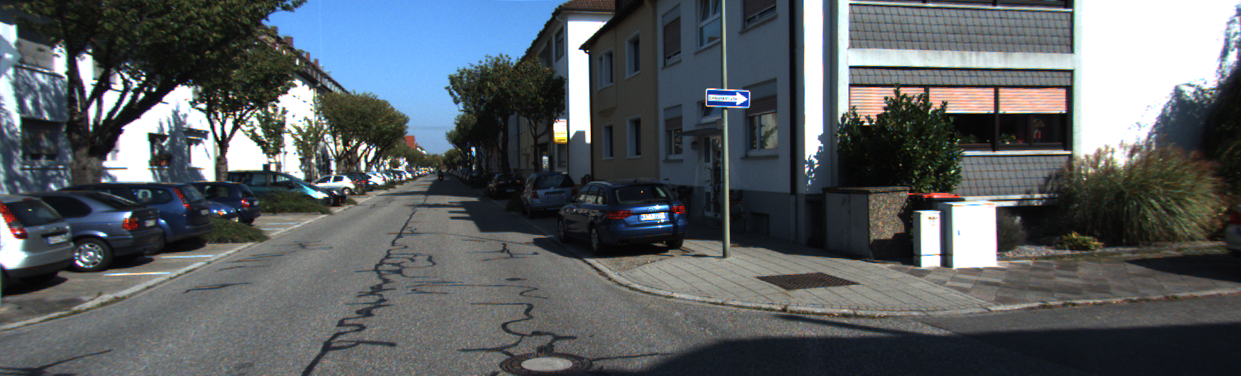
//> input picture ceres_tutorial/homography/000100.png, 1241 x 376 px
$ ./covisivility   (built with g++ and OpenCV 4)
//> lines starting //> are read from the running program, lines starting //| are printed output that depends on the picture
#include <opencv2/opencv.hpp>

#include <stdio.h>
#include <iostream>

using namespace cv;
using namespace std;

// ORB를 사용하여 feature 추출
void extract(const Mat& img, Mat&des, vector<KeyPoint>& kp)
{
  const static auto& orb = ORB::create();
  orb->detectAndCompute(img,noArray(),kp,des); // no mask
}

int main(int argc, char** argv )
{
  // termenal에서 실행파일 이름이 argv[0]를 점유함
    Mat frames[11] = {
      imread("../000100.png",IMREAD_GRAYSCALE),
      imread("../000101.png",IMREAD_GRAYSCALE),
      imread("../000102.png",IMREAD_GRAYSCALE),
      imread("../000103.png",IMREAD_GRAYSCALE),
      imread("../000104.png",IMREAD_GRAYSCALE),
      imread("../000105.png",IMREAD_GRAYSCALE),
      imread("../000106.png",IMREAD_GRAYSCALE),
      imread("../000107.png",IMREAD_GRAYSCALE),
      imread("../000108.png",IMREAD_GRAYSCALE),
      imread("../000109.png",IMREAD_GRAYSCALE),
      imread("../000110.png",IMREAD_GRAYSCALE)
    };
//> 000101.png cannot be read in this run, so this picture is empty
//> 000102.png cannot be read in this run, so this picture is empty
//> 000103.png cannot be read in this run, so this picture is empty
//> 000104.png cannot be read in this run, so this picture is empty
//> 000105.png cannot be read in this run, so this picture is empty
//> 000106.png cannot be read in this run, so this picture is empty
//> 000107.png cannot be read in this run, so this picture is empty
//> 000108.png cannot be read in this run, so this picture is empty
//> 000109.png cannot be read in this run, so this picture is empty
//> 000110.png cannot be read in this run, so this picture is empty
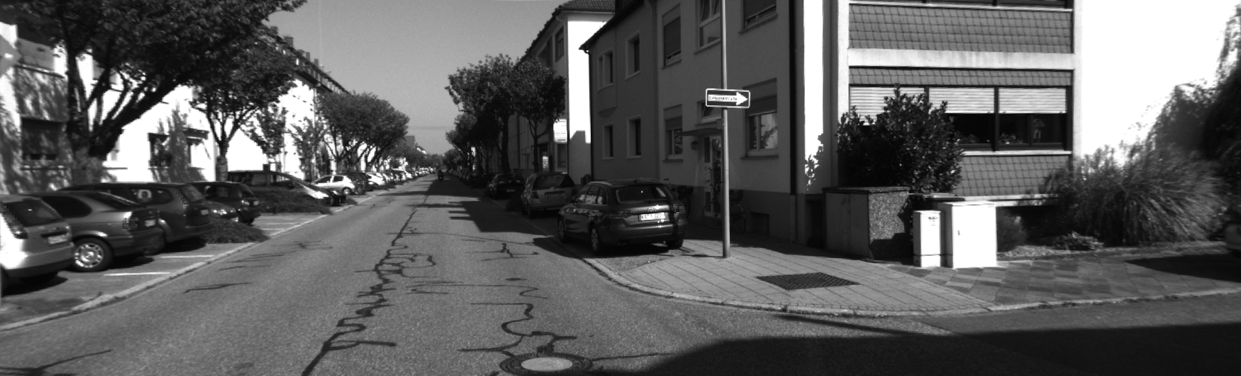
//> frames[0]: 376 rows x 1241 cols, CV_8UC1; min 3, max 255, mean 93.4
    Mat descriptors[11], Results[11], perspective[11];
    std::vector<vector<KeyPoint>> kps(11);
    Ptr<DescriptorMatcher> Match_ORB = BFMatcher::create(NORM_HAMMING2);

    extract(frames[0], descriptors[0], kps[0]);
//> in extract, `orb->detectAndCompute(img,noArray(),kp,des);`: kp = 500 keypoints; strongest (x, y, size): (580, 48, 31), (928, 211, 111.1), (744, 98, 37.2), (204, 106, 31)
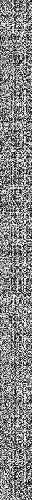
//> descriptors[0]: 500 rows x 32 cols, CV_8UC1; min 0, max 255, mean 133.3
    for(int i = 1; i < 11; i++){
      std::vector<vector<DMatch>> matches;
      extract(frames[i], descriptors[i], kps[i]);

      // 배열 간의 Hamming 거리를 계산합니다.
//> (the run ends here: the program stops with an error, at `Match_ORB->knnMatch(descriptors[0], descriptors[i], matches, 2);`)
